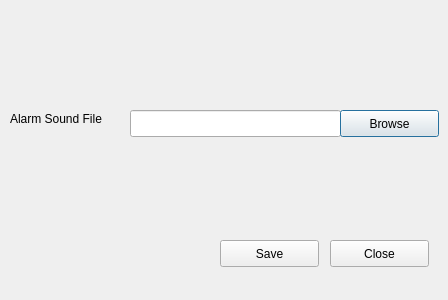
<?xml version="1.0" encoding="UTF-8"?>
<ui version="4.0">
 <class>Audio_AlarmSettingsPopup</class>
 <widget class="QDialog" name="Audio_AlarmSettingsPopup">
  <property name="geometry">
   <rect>
    <x>0</x>
    <y>0</y>
    <width>448</width>
    <height>300</height>
   </rect>
  </property>
  <property name="windowTitle">
   <string>Dialog</string>
  </property>
  <widget class="QLineEdit" name="LE_Config_AlarmSoundFile">
   <property name="geometry">
    <rect>
     <x>130</x>
     <y>110</y>
     <width>211</width>
     <height>27</height>
    </rect>
   </property>
  </widget>
  <widget class="QPushButton" name="PB_AlarmBrowse">
   <property name="geometry">
    <rect>
     <x>340</x>
     <y>110</y>
     <width>99</width>
     <height>27</height>
    </rect>
   </property>
   <property name="text">
    <string>Browse</string>
   </property>
  </widget>
  <widget class="QLabel" name="label_50">
   <property name="geometry">
    <rect>
     <x>10</x>
     <y>110</y>
     <width>121</width>
     <height>17</height>
    </rect>
   </property>
   <property name="text">
    <string>Alarm Sound File</string>
   </property>
  </widget>
  <widget class="QPushButton" name="PB_AudioAlarmSetting_Save">
   <property name="geometry">
    <rect>
     <x>220</x>
     <y>240</y>
     <width>99</width>
     <height>27</height>
    </rect>
   </property>
   <property name="text">
    <string>Save</string>
   </property>
  </widget>
  <widget class="QPushButton" name="PB_AudioAlarmSetting_Close">
   <property name="geometry">
    <rect>
     <x>330</x>
     <y>240</y>
     <width>99</width>
     <height>27</height>
    </rect>
   </property>
   <property name="text">
    <string>Close</string>
   </property>
  </widget>
 </widget>
 <resources/>
 <connections/>
</ui>
